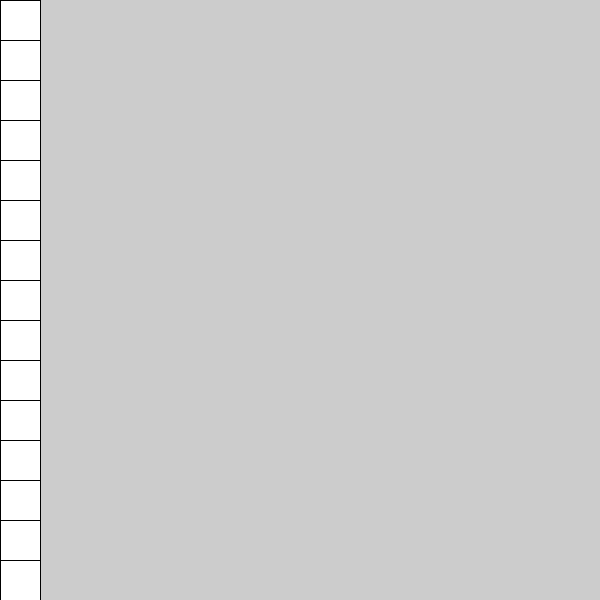
Frame 1 (no input)
Frame 60 (the mouse pressed at the canvas centre just before this capture): identical to frame 1, image omitted
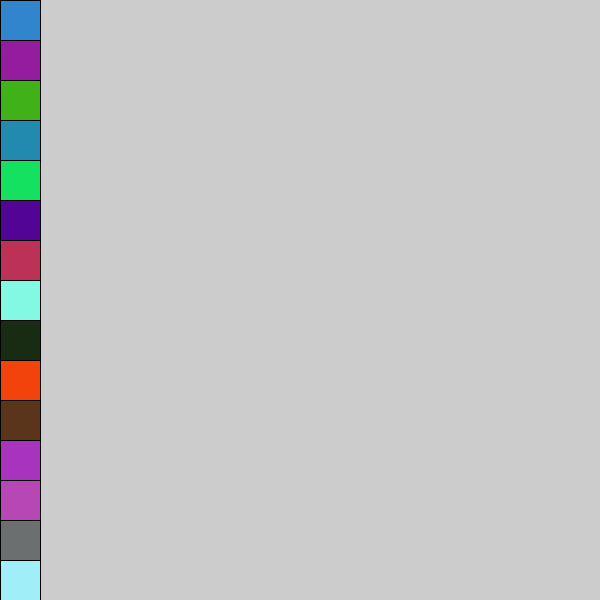
Frame 120 (the mouse held since frame 60 and released just before this capture)

The Processing sketch that drew these frames (run headless with seeded random() and noise(); from frame 60 on, the mouse is pressed at the canvas centre):

// Processing sketch: Sketch_1_Hongxi
// ── Sketch_1_Hongxi.pde
//array of rectangle 
//when mouse clicked on different position, the color change 
//boolean array 

int[]myArray = {0, 30, 60, 90, 120, 150, 180, 210, 240, 270, 300, 330, 360, 390,420};
int[]mySecondArray = {0, 30, 60, 90, 120, 150, 180, 210, 240, 270, 300, 330, 360, 390,420};

                  
boolean rectcolor = false;
                     

void setup(){
  size(600,600);


}


void draw(){
    for(int i = 0; i < myArray.length; i ++){
      for (int j = 0; j< myArray.length; j ++){
      rect(myArray[i]*40, j*40, 40, 40);
      println(myArray[0]);
      
      if(mousePressed == true){
        fill(random(0,255),random(0,255),random(0,255));
      
      }
      
      }
      println(mouseX,mouseY);
    
    }
    



}
